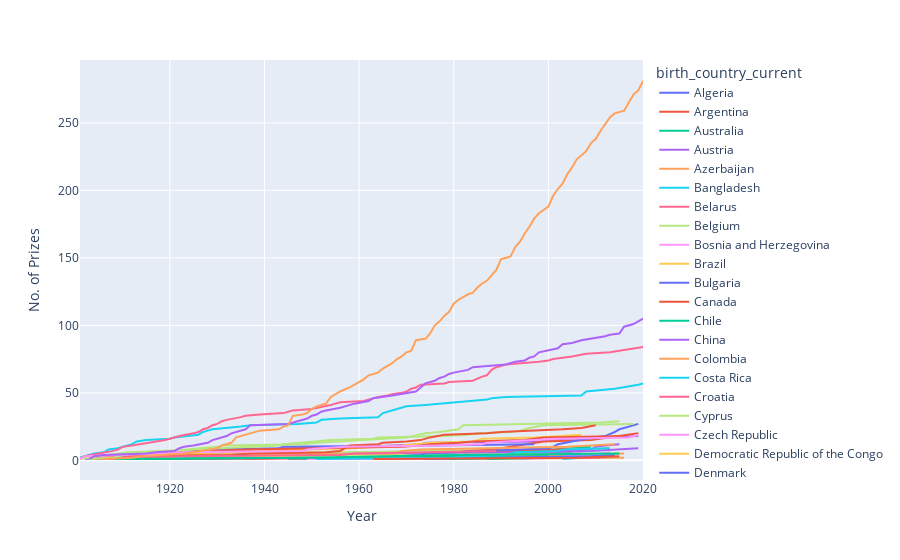

The notebook cell saved with this chart:
### Markdown cell above
### Making Line Chart

### Code cell
line_chart = px.line(
    cumulative_prize,
    x="year",
    y="prize",
    color="birth_country_current",
    hover_name="birth_country_current",
)

line_chart.update_layout(
    xaxis_title="Year",
    yaxis_title="No. of Prizes",
)

line_chart.show()
